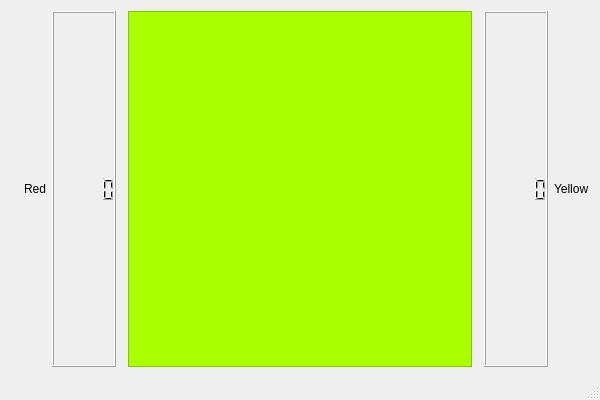
<?xml version="1.0" encoding="UTF-8"?>
<ui version="4.0">
 <class>MainWindow</class>
 <widget class="QMainWindow" name="MainWindow">
  <property name="geometry">
   <rect>
    <x>0</x>
    <y>0</y>
    <width>600</width>
    <height>400</height>
   </rect>
  </property>
  <property name="sizeIncrement">
   <size>
    <width>800</width>
    <height>1000</height>
   </size>
  </property>
  <property name="windowTitle">
   <string>MainWindow</string>
  </property>
  <widget class="QWidget" name="centralWidget">
   <layout class="QVBoxLayout" name="verticalLayout">
    <item>
     <layout class="QHBoxLayout" name="horizontalLayout">
      <item>
       <widget class="QLabel" name="label_2">
        <property name="text">
         <string/>
        </property>
       </widget>
      </item>
      <item>
       <widget class="QLabel" name="label_4">
        <property name="text">
         <string>Red</string>
        </property>
       </widget>
      </item>
      <item alignment="Qt::AlignHCenter">
       <widget class="QLCDNumber" name="lcdNumber_2"/>
      </item>
      <item>
       <widget class="QFrame" name="frame">
        <property name="frameShape">
         <enum>QFrame::StyledPanel</enum>
        </property>
        <property name="frameShadow">
         <enum>QFrame::Raised</enum>
        </property>
       </widget>
      </item>
      <item>
       <widget class="QGraphicsView" name="boardView">
        <property name="styleSheet">
         <string notr="true">background-color: rgb(170, 255, 0);</string>
        </property>
       </widget>
      </item>
      <item>
       <widget class="QFrame" name="frame_2">
        <property name="frameShape">
         <enum>QFrame::StyledPanel</enum>
        </property>
        <property name="frameShadow">
         <enum>QFrame::Raised</enum>
        </property>
       </widget>
      </item>
      <item alignment="Qt::AlignHCenter">
       <widget class="QLCDNumber" name="lcdNumber">
        <property name="styleSheet">
         <string notr="true"/>
        </property>
       </widget>
      </item>
      <item>
       <widget class="QLabel" name="label_3">
        <property name="text">
         <string>Yellow</string>
        </property>
       </widget>
      </item>
     </layout>
    </item>
   </layout>
  </widget>
  <widget class="QStatusBar" name="statusBar"/>
 </widget>
 <layoutdefault spacing="6" margin="11"/>
 <resources/>
 <connections/>
</ui>
